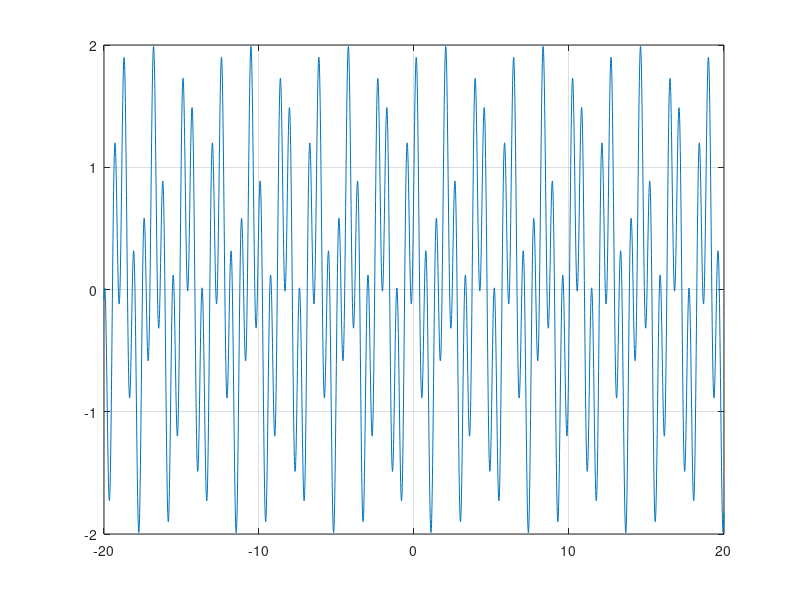

MATLAB code to generate this figure:
x=-20:0.01:20;
y1=sin(10*x);
y2=cos(3*x);
y=y1+y2;
plot(x,y);
grid on
f=@(x) sin(10*x)+cos(3*x);
disp('Bisection Method');
fprintf('Iterations    root(xr)           Relative Error  \n');
xl = 14;
xu = 15;
ea = 1;
i=1;
xr = realmax;
while ea>=0.5
    xold = xr;
    xr = (xl+xu)/2; 
    ea = abs((xr-xold))/abs(xr)*100;
    if (f(xl)*f(xr)<0)    
        xu = xr;  
    elseif(f(xl)*f(xr)>0)
        xl = xr;
    else
        break;    
    end
     fprintf('%g            %g             %g  \n',i,xold,ea)
    i = i+1; 
end
errorf=1;
xlf=14;
xuf=15;
i=1;
xrf=realmax;
fprintf('Iterations    root(xr)           Relative Error  \n');
while errorf>0.05
        xoldf=xrf;
        xrf=xuf-((f(xuf)*(xlf-xuf))/(f(xlf)-f(xuf)));
         errorf=(abs(14.8621-xrf)/14.8621)*100;
        if ((f(xrf)*f(xlf))<0)
           xuf=xrf;
        elseif ((f(xrf)*f(xlf))>0)
           xlf=xrf;
        else 
            break;
        end
        fprintf('%g            %g             %g  \n',i,xoldf,errorf)
       i=i+1;
end
fprintf('Roots of the equation sin(10*x)+cos(3*x)=0\n');
fprintf('Bisection Method => x=%g\n',xr);
fprintf('Regular False Method => x=%g\n',xrf);

